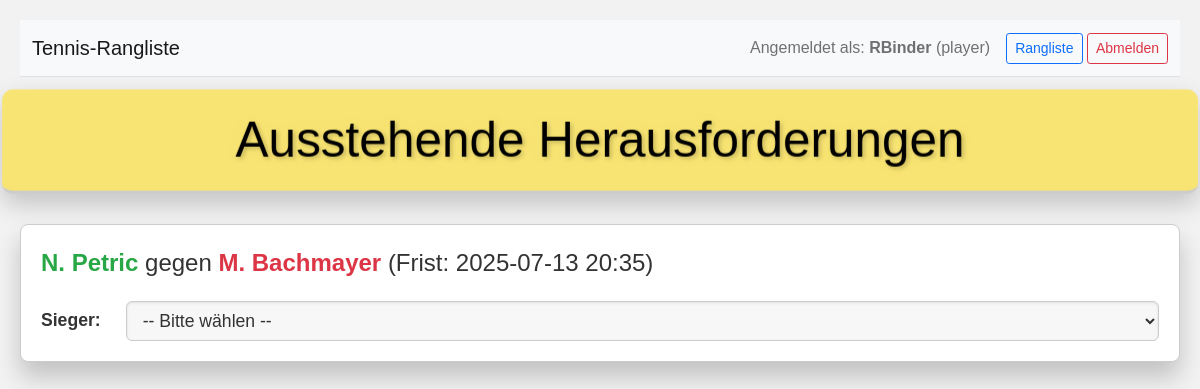
The page /admin (signed in) on the database as committed earlier.
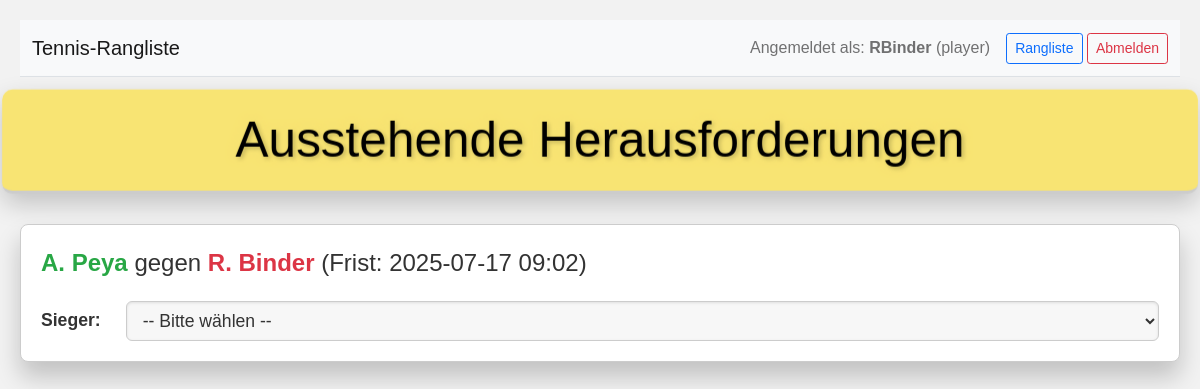
The same page on the database as committed later.
### tables this page shows
CREATE TABLE players (
    id INTEGER PRIMARY KEY,
    name TEXT NOT NULL UNIQUE,
    username TEXT NOT NULL UNIQUE,
    password_hash TEXT NOT NULL,
    privilege_level TEXT NOT NULL DEFAULT 'player',
    -- NEW: This flag determines if a user appears in the pyramid. Default is 1 (true).
    is_ranked_player INTEGER NOT NULL DEFAULT 1,
    available INTEGER NOT NULL DEFAULT 1,
    rank INTEGER NOT NULL,
    unavailable_since DATETIME,
    unavailability_reason TEXT,
    block_challenger_until DATETIME,
    block_opponent_until DATETIME,
    is_new INTEGER NOT NULL DEFAULT 0
);

CREATE TABLE challenges (
    id INTEGER PRIMARY KEY AUTOINCREMENT,
    challenger_id INTEGER NOT NULL,
    opponent_id INTEGER NOT NULL,
    timestamp DATETIME NOT NULL,
    deadline DATETIME NOT NULL,
    resolved_at DATETIME,
    resolved INTEGER NOT NULL DEFAULT 0,
    result TEXT,
    score_details TEXT,
    scheduled_play_date DATETIME,
    FOREIGN KEY (challenger_id) REFERENCES players(id) ON DELETE CASCADE,
    FOREIGN KEY (opponent_id) REFERENCES players(id) ON DELETE CASCADE
);

### app.py (the view)
@app.route("/admin")
@login_required
def admin():
    db = get_db()
    try:
        cur = db.execute(
            "SELECT c.*, p1.name as challenger_name, p2.name as opponent_name FROM challenges c "
            "JOIN players p1 ON c.challenger_id = p1.id "
            "JOIN players p2 ON c.opponent_id = p2.id "
            "WHERE c.resolved = 0 ORDER BY c.deadline ASC"
        )
        challenges_raw = cur.fetchall()
        challenges_processed = []
        for row in challenges_raw:
            challenge = dict(row)
            if isinstance(challenge.get("deadline"), str):
                try:
                    challenge["deadline"] = datetime.strptime(
                        challenge["deadline"].split(".")[0], "%Y-%m-%d %H:%M:%S"
                    )
                except (ValueError, TypeError):
                    challenge["deadline"] = None
            elif not isinstance(challenge.get("deadline"), datetime):
                challenge["deadline"] = None
            challenges_processed.append(challenge)
        return render_template("admin.html", challenges=challenges_processed)
    except sqlite3.Error as e:
        logger.exception("Database error on /admin route.")
        flash(
            "Ein Datenbankfehler ist aufgetreten beim Laden der Admin-Seite.", "danger"
        )
        return redirect(url_for("index"))
    except Exception as e:
        logger.exception("Unexpected error on /admin route.")
        flash("Ein unerwarteter Fehler ist aufgetreten.", "danger")
        return redirect(url_for("index"))

### app.py (called while the page is built)
@login_manager.user_loader
def load_user(user_id):
    db = get_db()
    user_data = db.execute(
        "SELECT id, username, privilege_level FROM players WHERE id = ?", (user_id,)
    ).fetchone()
    if user_data:
        return User(
            id=user_data["id"],
            username=user_data["username"],
            privilege_level=user_data["privilege_level"],
        )
    return None

def get_db():
    if "db" not in g:
        try:
            g.db = sqlite3.connect(
                app.config["DATABASE"], timeout=10, detect_types=sqlite3.PARSE_DECLTYPES
            )
            g.db.row_factory = sqlite3.Row
            g.db.execute("PRAGMA journal_mode=WAL")
            g.db.execute("PRAGMA foreign_keys = ON")
        except sqlite3.Error as e:
            logger.exception("Database connection failed.")
            raise e
    return g.db

### templates/admin.html (shortened to what this page needs)
<!DOCTYPE html>
<html lang="de">
<head>
  <link rel="stylesheet" href="https://cdnjs.cloudflare.com/ajax/libs/bootstrap/5.1.3/css/bootstrap.min.css" />
</head>
<body>
  <nav class="navbar navbar-expand-lg navbar-light bg-light mb-3 border-bottom">
    <div class="container-fluid">
      <a class="navbar-brand" href="{{ url_for('index') }}">Tennis-Rangliste</a>
      <div class="ms-auto d-flex align-items-center">
        <span class="navbar-text me-3">
          Angemeldet als: <strong>{{ current_user.username }}</strong> ({{ current_user.privilege_level }})
        </span>
        <div>
          <a href="{{ url_for('index') }}" class="btn btn-sm btn-outline-primary {% if request.endpoint == 'index' %}active{% endif %}">Rangliste</a>
          <a href="{{ url_for('logout') }}" class="btn btn-sm btn-outline-danger">Abmelden</a>
        </div>
      </div>
    </div>
  </nav>
  <header>
    <h1>Ausstehende Herausforderungen</h1>
  </header>
  <main>
    <div id="challenges-container">
      {% for challenge in challenges %}
        <div class="challenge-container" data-challenge-id="{{ challenge.id }}" data-challenger-id="{{ challenge.challenger_id }}" data-opponent-id="{{ challenge.opponent_id }}">
          <p><span class="challenger-name">{{ challenge.challenger_name }}</span> gegen <span class="opponent-name">{{ challenge.opponent_name }}</span> (Frist: {{ challenge.deadline.strftime('%Y-%m-%d %H:%M') if challenge.deadline else 'N/A' }})</p>
          <form class="result-form" method="POST" action="{{ url_for('submit_result') }}">
            <div class="result-dropdown-section"><label for="result-{{ challenge.id }}">Sieger:</label><select id="result-{{ challenge.id }}" name="result" class="result-select"><option value="">-- Bitte wählen --</option></select></div>
          </form>
        </div>
      {% endfor %}
    </div>
  </main>
</body>
</html>

### templates/admin.html (style rules this page uses)
:root { --primary-color: #f8e473; --primary-dark: #e6d661; --bg-color: #f2f2f2; --container-bg: #fff; --text-color: #333; --border-color: #ccc; --shadow-color: rgba(0, 0, 0, 0.2); --highlight-shadow: rgba(248, 228, 115, 0.4); --challenger-color: #28a745; --opponent-color: #dc3545; --neutral-color: #6c757d; --error-color: #dc3545; }
body { background-color: var(--bg-color); font-family: Arial, sans-serif; margin: 0; padding: 20px; color: var(--text-color); perspective: 1000px; }
header { text-align: center; margin-bottom: 30px; background-color: var(--primary-color); padding: 20px; border-bottom: 3px solid var(--border-color); transform: translateZ(30px); box-shadow: 0 10px 25px var(--shadow-color); border-radius: 10px; position: relative; transition: transform 0.3s ease; }
header h1 { font-size: 3rem; margin: 0; color: #000; text-shadow: 2px 2px 4px var(--shadow-color), 0 0 10px var(--highlight-shadow); }
main { max-width: 1200px; margin: 0 auto; transform-style: preserve-3d; }
.challenge-container { background-color: var(--container-bg); border: 1px solid var(--border-color); border-radius: 8px; padding: 20px; margin-bottom: 30px; box-shadow: 0 15px 25px var(--shadow-color); transition: all 0.4s ease; transform: translateZ(10px); position: relative; }
.challenge-container p { margin: 0 0 15px; font-size: 1.5rem; color: var(--text-color); font-weight: 500; }
.challenger-name { color: var(--challenger-color); font-weight: bold; }
.opponent-name { color: var(--opponent-color); font-weight: bold; }
.challenge-container form { display: grid; grid-template-columns: auto 1fr; gap: 10px 15px; align-items: center; }
.challenge-container form label { font-size: 1.1rem; color: #333; font-weight: bold; text-align: right; grid-column: 1 / 2; padding-right: 10px; }
.challenge-container form select, .challenge-container form input[type="text"], .challenge-container form button { font-size: 1.1rem; padding: 8px 12px; border: 1px solid var(--border-color); border-radius: 6px; background-color: #f7f7f7; color: var(--text-color); outline: none; box-shadow: inset 0 1px 3px rgba(0, 0, 0, 0.1); transition: all 0.3s ease; width: 100%; box-sizing: border-box; grid-column: 2 / 3; }
.result-dropdown-section { grid-column: 1 / 3; display: grid; grid-template-columns: auto 1fr; gap: 10px 15px; align-items: center; margin-top: 5px; margin-bottom: 0px; }
.result-dropdown-section label { grid-column: 1 / 2; text-align: right; }
.result-dropdown-section select { grid-column: 2 / 3; }

Rows that differ between the two databases and show on the page:
no longer on this page (row edited): challenges: challenger_name "N. Petric", opponent_name "M. Bachmayer", deadline "2025-07-13 20:35"
now on this page (row edited): challenges: challenger_name "A. Peya", opponent_name "R. Binder", deadline "2025-07-17 09:02"
